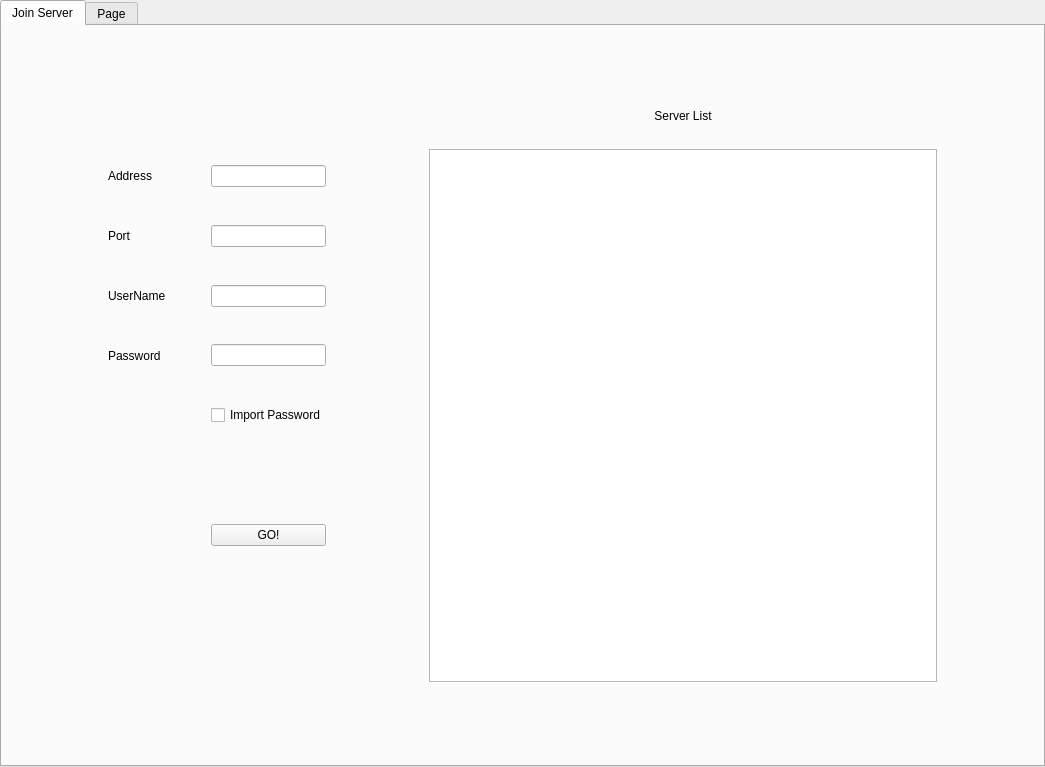
<?xml version="1.0" encoding="UTF-8"?>
<ui version="4.0">
 <class>TabWidget</class>
 <widget class="QTabWidget" name="TabWidget">
  <property name="geometry">
   <rect>
    <x>0</x>
    <y>0</y>
    <width>1045</width>
    <height>767</height>
   </rect>
  </property>
  <property name="windowTitle">
   <string>TabWidget</string>
  </property>
  <property name="currentIndex">
   <number>0</number>
  </property>
  <widget class="QWidget" name="p1">
   <attribute name="title">
    <string>Join Server</string>
   </attribute>
   <layout class="QGridLayout" name="gridLayout">
    <item row="3" column="2">
     <widget class="QLineEdit" name="lineEdit_3"/>
    </item>
    <item row="1" column="4" colspan="5">
     <widget class="QLabel" name="label_5">
      <property name="layoutDirection">
       <enum>Qt::LeftToRight</enum>
      </property>
      <property name="text">
       <string>Server List</string>
      </property>
      <property name="alignment">
       <set>Qt::AlignCenter</set>
      </property>
     </widget>
    </item>
    <item row="2" column="1">
     <widget class="QLabel" name="label">
      <property name="text">
       <string>Address</string>
      </property>
     </widget>
    </item>
    <item row="12" column="5">
     <spacer name="horizontalSpacer">
      <property name="orientation">
       <enum>Qt::Horizontal</enum>
      </property>
      <property name="sizeHint" stdset="0">
       <size>
        <width>40</width>
        <height>20</height>
       </size>
      </property>
     </spacer>
    </item>
    <item row="3" column="0">
     <spacer name="verticalSpacer_12">
      <property name="orientation">
       <enum>Qt::Vertical</enum>
      </property>
      <property name="sizeHint" stdset="0">
       <size>
        <width>20</width>
        <height>40</height>
       </size>
      </property>
     </spacer>
    </item>
    <item row="5" column="2">
     <widget class="QLineEdit" name="lineEdit"/>
    </item>
    <item row="6" column="2">
     <widget class="QCheckBox" name="checkBox">
      <property name="text">
       <string>Import Password</string>
      </property>
     </widget>
    </item>
    <item row="12" column="1">
     <spacer name="horizontalSpacer_7">
      <property name="orientation">
       <enum>Qt::Horizontal</enum>
      </property>
      <property name="sizeHint" stdset="0">
       <size>
        <width>40</width>
        <height>20</height>
       </size>
      </property>
     </spacer>
    </item>
    <item row="7" column="0">
     <spacer name="verticalSpacer_8">
      <property name="orientation">
       <enum>Qt::Vertical</enum>
      </property>
      <property name="sizeHint" stdset="0">
       <size>
        <width>20</width>
        <height>40</height>
       </size>
      </property>
     </spacer>
    </item>
    <item row="4" column="1">
     <widget class="QLabel" name="label_3">
      <property name="text">
       <string>UserName</string>
      </property>
     </widget>
    </item>
    <item row="10" column="0">
     <spacer name="verticalSpacer_5">
      <property name="orientation">
       <enum>Qt::Vertical</enum>
      </property>
      <property name="sizeHint" stdset="0">
       <size>
        <width>20</width>
        <height>40</height>
       </size>
      </property>
     </spacer>
    </item>
    <item row="11" column="0">
     <spacer name="verticalSpacer_2">
      <property name="orientation">
       <enum>Qt::Vertical</enum>
      </property>
      <property name="sizeHint" stdset="0">
       <size>
        <width>20</width>
        <height>40</height>
       </size>
      </property>
     </spacer>
    </item>
    <item row="1" column="0">
     <spacer name="verticalSpacer">
      <property name="orientation">
       <enum>Qt::Vertical</enum>
      </property>
      <property name="sizeHint" stdset="0">
       <size>
        <width>20</width>
        <height>40</height>
       </size>
      </property>
     </spacer>
    </item>
    <item row="9" column="0">
     <spacer name="verticalSpacer_6">
      <property name="orientation">
       <enum>Qt::Vertical</enum>
      </property>
      <property name="sizeHint" stdset="0">
       <size>
        <width>20</width>
        <height>40</height>
       </size>
      </property>
     </spacer>
    </item>
    <item row="12" column="7">
     <spacer name="horizontalSpacer_2">
      <property name="orientation">
       <enum>Qt::Horizontal</enum>
      </property>
      <property name="sizeHint" stdset="0">
       <size>
        <width>40</width>
        <height>20</height>
       </size>
      </property>
     </spacer>
    </item>
    <item row="0" column="0">
     <spacer name="verticalSpacer_14">
      <property name="orientation">
       <enum>Qt::Vertical</enum>
      </property>
      <property name="sizeHint" stdset="0">
       <size>
        <width>20</width>
        <height>40</height>
       </size>
      </property>
     </spacer>
    </item>
    <item row="5" column="1">
     <widget class="QLabel" name="label_4">
      <property name="text">
       <string>Password</string>
      </property>
     </widget>
    </item>
    <item row="8" column="2">
     <widget class="QPushButton" name="pushButton">
      <property name="text">
       <string>GO!</string>
      </property>
     </widget>
    </item>
    <item row="12" column="8">
     <spacer name="horizontalSpacer_6">
      <property name="orientation">
       <enum>Qt::Horizontal</enum>
      </property>
      <property name="sizeHint" stdset="0">
       <size>
        <width>40</width>
        <height>20</height>
       </size>
      </property>
     </spacer>
    </item>
    <item row="4" column="2">
     <widget class="QLineEdit" name="lineEdit_4"/>
    </item>
    <item row="6" column="0">
     <spacer name="verticalSpacer_9">
      <property name="orientation">
       <enum>Qt::Vertical</enum>
      </property>
      <property name="sizeHint" stdset="0">
       <size>
        <width>20</width>
        <height>40</height>
       </size>
      </property>
     </spacer>
    </item>
    <item row="5" column="0">
     <spacer name="verticalSpacer_10">
      <property name="orientation">
       <enum>Qt::Vertical</enum>
      </property>
      <property name="sizeHint" stdset="0">
       <size>
        <width>20</width>
        <height>40</height>
       </size>
      </property>
     </spacer>
    </item>
    <item row="4" column="0">
     <spacer name="verticalSpacer_11">
      <property name="orientation">
       <enum>Qt::Vertical</enum>
      </property>
      <property name="sizeHint" stdset="0">
       <size>
        <width>20</width>
        <height>40</height>
       </size>
      </property>
     </spacer>
    </item>
    <item row="8" column="0">
     <spacer name="verticalSpacer_7">
      <property name="orientation">
       <enum>Qt::Vertical</enum>
      </property>
      <property name="sizeHint" stdset="0">
       <size>
        <width>20</width>
        <height>40</height>
       </size>
      </property>
     </spacer>
    </item>
    <item row="12" column="2">
     <spacer name="horizontalSpacer_4">
      <property name="orientation">
       <enum>Qt::Horizontal</enum>
      </property>
      <property name="sizeHint" stdset="0">
       <size>
        <width>40</width>
        <height>20</height>
       </size>
      </property>
     </spacer>
    </item>
    <item row="2" column="0">
     <spacer name="verticalSpacer_13">
      <property name="orientation">
       <enum>Qt::Vertical</enum>
      </property>
      <property name="sizeHint" stdset="0">
       <size>
        <width>20</width>
        <height>40</height>
       </size>
      </property>
     </spacer>
    </item>
    <item row="12" column="4">
     <spacer name="horizontalSpacer_3">
      <property name="orientation">
       <enum>Qt::Horizontal</enum>
      </property>
      <property name="sizeHint" stdset="0">
       <size>
        <width>40</width>
        <height>20</height>
       </size>
      </property>
     </spacer>
    </item>
    <item row="3" column="1">
     <widget class="QLabel" name="label_2">
      <property name="text">
       <string>Port</string>
      </property>
     </widget>
    </item>
    <item row="2" column="2">
     <widget class="QLineEdit" name="lineEdit_2"/>
    </item>
    <item row="12" column="9">
     <spacer name="horizontalSpacer_5">
      <property name="orientation">
       <enum>Qt::Horizontal</enum>
      </property>
      <property name="sizeHint" stdset="0">
       <size>
        <width>40</width>
        <height>20</height>
       </size>
      </property>
     </spacer>
    </item>
    <item row="12" column="0">
     <spacer name="horizontalSpacer_8">
      <property name="orientation">
       <enum>Qt::Horizontal</enum>
      </property>
      <property name="sizeHint" stdset="0">
       <size>
        <width>40</width>
        <height>20</height>
       </size>
      </property>
     </spacer>
    </item>
    <item row="12" column="3">
     <spacer name="horizontalSpacer_9">
      <property name="orientation">
       <enum>Qt::Horizontal</enum>
      </property>
      <property name="sizeHint" stdset="0">
       <size>
        <width>40</width>
        <height>20</height>
       </size>
      </property>
     </spacer>
    </item>
    <item row="12" column="6">
     <spacer name="horizontalSpacer_10">
      <property name="orientation">
       <enum>Qt::Horizontal</enum>
      </property>
      <property name="sizeHint" stdset="0">
       <size>
        <width>40</width>
        <height>20</height>
       </size>
      </property>
     </spacer>
    </item>
    <item row="2" column="4" rowspan="9" colspan="5">
     <widget class="QTableWidget" name="tableWidget"/>
    </item>
   </layout>
  </widget>
  <widget class="QWidget" name="p2">
   <attribute name="title">
    <string>Page</string>
   </attribute>
  </widget>
 </widget>
 <resources/>
 <connections/>
</ui>
